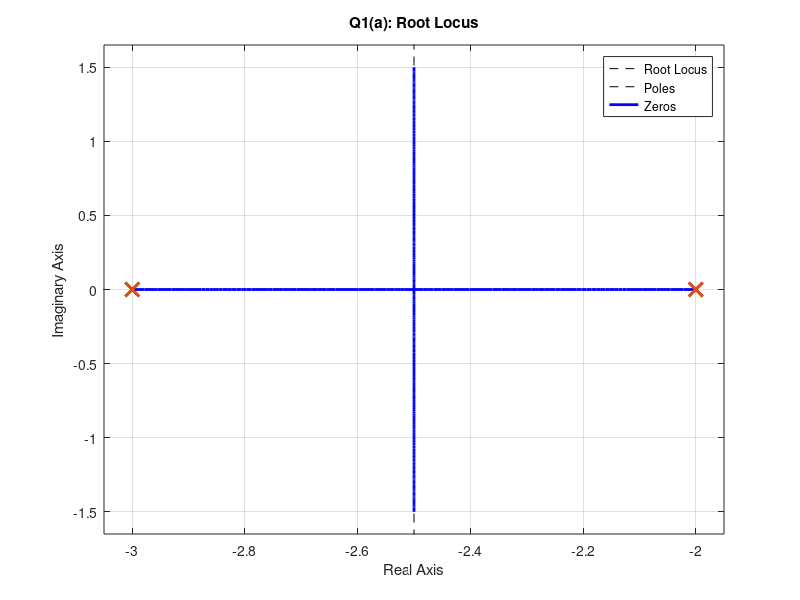

Here is the MATLAB script that generated this plot: (Note: this script raises an error after producing the figure.)
clc; clear; close all;

num = [1];
den = conv([1 3],[1 2]);

sys = tf(num, den);

figure;
rlocus(sys); grid on;
title('Q1(a): Root Locus');

% Mark poles & zeros manually (safe method)
p = pole(sys); z = zero(sys);
hold on;
plot(real(p), imag(p),'x','MarkerSize',10,'LineWidth',2);
plot(real(z), imag(z),'o','MarkerSize',10,'LineWidth',2);

legend('Root Locus','Poles','Zeros');

% Gain selection
[K,poles] = rlocfind(sys)

% SISO TOOL (IMPORTANT)
rltool(sys)
